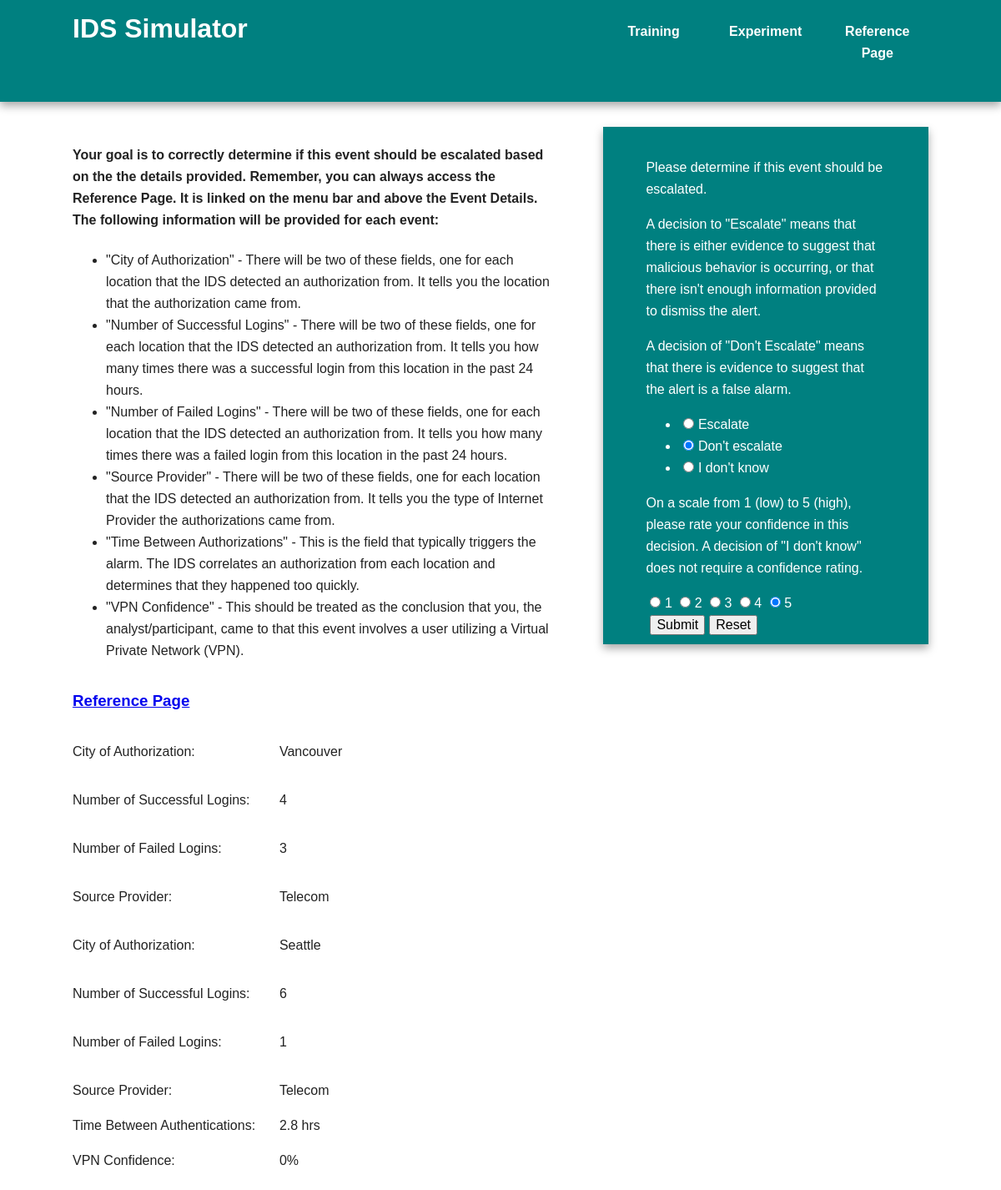
Screenshot of /trainingEventPage/4 (signed in) with the database file from the repository.
### models.py (models this page shows, shortened)
class TrainingEvent(db.Model):
    id = db.Column(db.Integer, primary_key=True)
    should_escalate = db.Column(db.String(25))
    country_of_authentication1 = db.Column(db.String(25))
    number_successful_logins1 = db.Column(db.Integer)
    number_failed_logins1 = db.Column(db.Integer)
    source_provider1 = db.Column(db.String(50))
    country_of_authentication2 = db.Column(db.String(25))
    number_successful_logins2 = db.Column(db.Integer)
    number_failed_logins2 = db.Column(db.Integer)
    source_provider2 = db.Column(db.String(50))
    time_between_authentications = db.Column(db.Float)
    vpn_confidence = db.Column(db.String(5))

class TrainingEventDecision(db.Model):
    id = db.Column(db.Integer, primary_key=True)
    user = db.Column(db.String(50))
    event_id = db.Column(db.Integer)
    escalate = db.Column(db.String(15))
    confidence = db.Column(db.String(1))
    time_event_decision = db.Column(db.DateTime)

### crywolf.py (the view, shortened to what this page needs)
@app.route('/trainingEventPage/<eventId>', methods = ["GET", "POST"])
@login_required
def trainingEventPage(eventId):
    event = models.TrainingEvent.query.get(eventId)
    form = eventDecisionForm()
    decision = models.TrainingEventDecision.query.filter_by(user = current_user.username, event_id = eventId).\
        order_by(models.TrainingEventDecision.time_event_decision.desc()).first()
    if request.method == 'GET' and decision is not None:
        form.escalate.data = decision.escalate
        form.confidence.data = decision.confidence
    return render_template('trainingEventPage.html', event = event, form=form)

### forms.py
class eventDecisionForm(FlaskForm):
    escalate = RadioField(
                    choices=[
                        ('Escalate','Escalate'),
                        ("Don't escalate","Don't escalate"),
                        ("I don't know","I don't know")
                    ],
                    validators=[InputRequired()]
                )
    confidence = RadioField(choices=[("1","1"),("2","2"),("3", "3"),("4","4"),("5","5")], validators=[OptionalConfidence()])

### crywolf.py (called while the page is built)
@login_manager.user_loader
def load_user(user_id):
    return models.User.query.get(user_id)

### templates/trainingEventPage.html (shortened to what this page needs)
{% extends "base.html" %}
{% block content %}
    <article>
        <h4>Your goal is to correctly determine if this event should be escalated based on the the details provided. Remember, you can always access the
                Reference Page. It is linked on the menu bar and above the Event Details. The following information will be provided for each event:</h4>
            <ul>
                <li>"City of Authorization" - There will be two of these fields, one for each location that the IDS detected an authorization from. It tells you
                        the location that the authorization came from.</li>
                <li>"Number of Successful Logins" - There will be two of these fields, one for each location that the IDS detected an authorization from. It tells
                        you how many times there was a successful login from this location in the past 24 hours.</li>
                <li>"Number of Failed Logins" - There will be two of these fields, one for each location that the IDS detected an authorization from. It tells
                        you how many times there was a failed login from this location in the past 24 hours.</li>
                <li>"Source Provider" - There will be two of these fields, one for each location that the IDS detected an authorization from. It tells you the type of
                        Internet Provider the authorizations came from.</li>
                <li>"Time Between Authorizations" - This is the field that typically triggers the alarm. The IDS correlates an authorization from each location
                        and determines that they happened too quickly.</li>
                <li>"VPN Confidence" - This should be treated as the conclusion that you, the analyst/participant, came to that this event involves a user utilizing
                        a Virtual Private Network (VPN).</li>
            </ul>
        <table>
            <tr><td><a href="{{ url_for('reference') }}" target="_blank"><h3>Reference Page</h3></a></td></tr>
            <tr><td>City of Authorization: </td> <td><pre>   </pre></td>   <td> {{event.country_of_authentication1}}</td></tr>
            <tr><td>Number of Successful Logins: </td>  <td><pre>   </pre></td>  <td> {{event.number_successful_logins1}}</td></tr>
            <tr><td>Number of Failed Logins: </td>  <td><pre>   </pre></td>  <td> {{event.number_failed_logins1}}</td></tr>
            <tr><td>Source Provider: </td> <td><pre>   </pre></td>   <td> {{event.source_provider1}}</td></tr>
            <tr><td>City of Authorization: </td>  <td><pre>   </pre></td>  <td> {{event.country_of_authentication2}}</td></tr>
            <tr><td>Number of Successful Logins: </td>   <td><pre>   </pre></td> <td> {{event.number_successful_logins2}}</td></tr>
            <tr><td>Number of Failed Logins: </td> <td><pre>   </pre></td>   <td> {{event.number_failed_logins2}}</td></tr>
            <tr><td>Source Provider: </td>  <td><pre>   </pre></td> <td> {{event.source_provider2}} </td></tr>
            <tr><td>Time Between Authentications: </td>  <td></td>  <td> {{event.time_between_authentications}} hrs</td></tr>
            <tr><td>VPN Confidence: </td> <td><pre>   </pre></td>  <td> {{event.vpn_confidence}} </td></tr>
        </table>
    </article>
    <aside>
        <p> Please determine if this event should be escalated.</p>
        <p>A decision to "Escalate" means that there is either evidence to suggest that malicious behavior is occurring, or that there isn't enough
            information provided to dismiss the alert.</p>
        <p>A decision of "Don't Escalate" means that there is evidence to suggest that the alert is a false alarm.</p>
        <form action = "" method = "POST" id = "event_decision">
            {{ form.escalate }}
            <p> On a scale from 1 (low) to 5 (high), please rate your confidence in this decision. A decision of "I don't know" does not require a
                    confidence rating.</p>
            {% for subfield in form.confidence %}
            <tr>
                <td>{{ subfield }}</td>
                <td>{{ subfield.label }}</td>
            </tr>
            {% endfor %}
            <br><input type="submit" value="Submit"><input type="reset" value="Reset">
        </form>
    </aside>
{% endblock %}

### static/css/main.css (style rules this page uses)
html { color: #222; font-size: 1em; line-height: 1.4; }
body { font: 16px/26px Helvetica, Helvetica Neue, Arial; }
.footer-container, .main aside { border-top: 20px solid teal; }
.header-container, .footer-container, .main aside { background: teal; }
.main aside { color: white; padding: 0px 5% 10px; }
@media only screen and (min-width: 768px) { .header-container, .main aside { -webkit-box-shadow: 0 5px 10px #aaa; -moz-box-shadow: 0 5px 10px #aaa; box-shadow: 0 5px 10px #aaa; } }
@media only screen and (min-width: 768px) { .main article { float: left; width: 57%; } }
@media only screen and (min-width: 768px) { .main aside { float: right; width: 28%; } }

### templates/trainingEventPage.html (style rules this page uses)
input { color: black; margin-left: 5px; }

### rows the page displays
TrainingEvent: country_of_authentication1 "Vancouver", number_successful_logins1 "4", number_failed_logins1 "3", source_provider1 "Telecom", country_of_authentication2 "Seattle", number_successful_logins2 "6", number_failed_logins2 "1", source_provider2 "Telecom", time_between_authentications "2.8", vpn_confidence "0%"
TrainingEventDecision: escalate "☐ Escalate ☑ Don't escalate ☐ I don't know"

### other values shown
{{ subfield.label }} "1" "2" "3" "4" "5"
